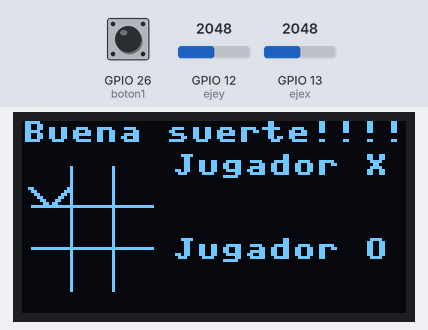
This program was run on a simulated ESP32 board running MicroPython. On the bench: 128×64 one-colour display. Inputs (shaded band) come from the test bench; at power-on: GPIO 12 (ejey) = 2048, GPIO 26 (boton1) HIGH, GPIO 13 (ejex) = 2048 (analog values on the 0–4095 scale).

Above: at 1.2 s.
1.3 s: GPIO 12 (ejey) set to 0
At 1.67 s:
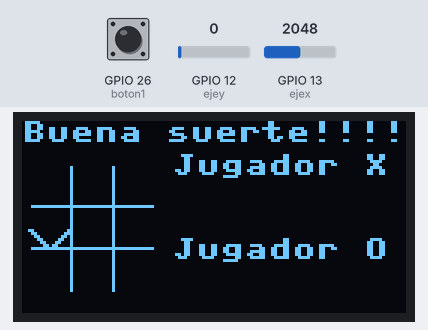
3.2 s: GPIO 26 (boton1) pulled LOW for 0.15 s
At 4.1 s:
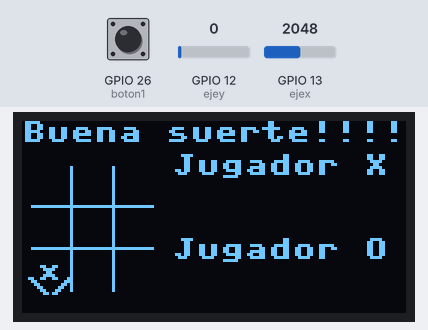
4.9 s: GPIO 13 (ejex) set to 4095
At 6.1 s:
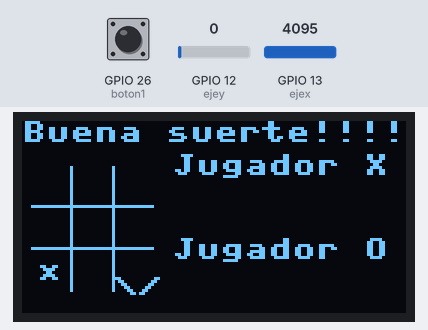
6.8 s: GPIO 26 (boton1) pulled LOW for 0.15 s
At 7.4 s:
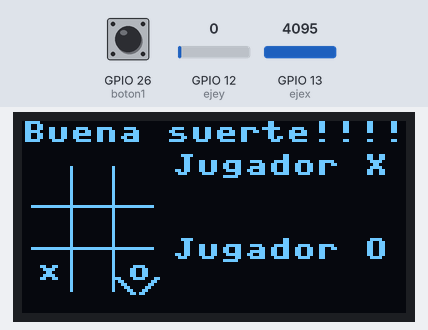
8.5 s: GPIO 12 (ejey) set to 4095
At 9.5 s:
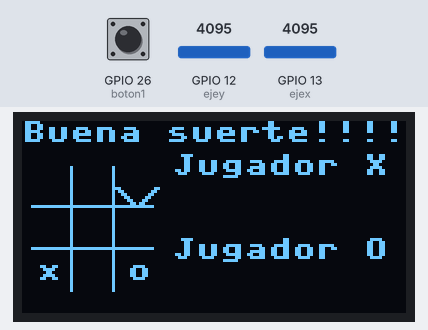
10.5 s: GPIO 13 (ejex) set to 0
At 11.6 s:
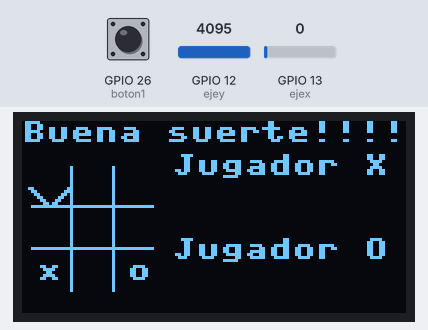
Timing chart, 0 to 13.4 s (numbered marks = the images above; inputs shaded):
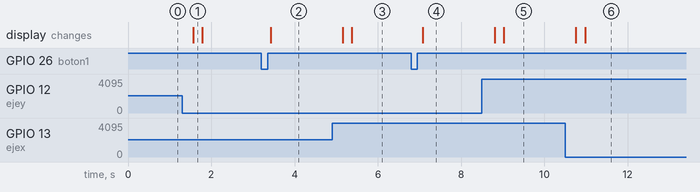

Measured:
- after the input at 1.3 s, the display: changes after 0.26 s (image 1)
- after the input at 3.2 s, the display: changes after 0.23 s (image 2)
- after the input at 4.9 s, the display: first changes after 0.25 s (image 3 shows a later state)
- after the input at 6.8 s, the display: changes after 0.28 s (image 4)
- after the input at 8.5 s, the display: first changes after 0.30 s (image 5 shows a later state)
- after the input at 10.5 s, the display: first changes after 0.25 s (image 6 shows a later state)

The program:

main.py
```python
from machine import Pin, ADC, I2C
from ssd1306 import SSD1306_I2C
from utime import sleep_ms,sleep
import random

contx=0
conty=0
winx=0
winy=0
casillas=0
click=0
posO=[1,2,3,4,5,6,7,8,9]

ancho=128
alto=64
ejex= ADC(Pin(13))
ejex.atten(ADC.ATTN_11DB)
ejex.width(ADC.WIDTH_12BIT)

boton1=Pin(26,Pin.IN,Pin.PULL_UP)

ejey= ADC(Pin(12))
ejey.atten(ADC.ATTN_11DB)
ejey.width(ADC.WIDTH_12BIT)

i2c = I2C(0, scl=Pin(22), sda=Pin(23))
oled = SSD1306_I2C(ancho, alto, i2c)

def seleccionar(contx, conty, casillas):
    if(contx==0 and conty==0):
        oled.text("\/", 1,21, 10)
        casillas=1
    else:
        oled.text(" ", 1, 21, 10)

    if(contx==1 and conty==0):
        oled.text("\/", 15, 21, 10)
        casillas=2
    else:
        oled.text(" ", 15, 21, 10)

    if(contx==2 and conty==0):
        oled.text("\/", 30, 21, 10)
        casillas=3
    else:
        oled.text(" ", 30, 21, 10)

    if(contx==0 and conty==1):
        oled.text("\/", 1, 35, 10)
        casillas=4
    else:
        oled.text(" ", 1, 35, 10)

    if(contx==1 and conty==1):
        oled.text("\/", 15, 35, 10)
        casillas=5
    else:
        oled.text(" ", 15, 35, 10)
    if(contx==2 and conty==1):
        oled.text("\/", 30, 35, 10)
        casillas=6
    else:
        oled.text(" ", 30, 35, 10)

    if(contx==0 and conty==2):
        oled.text("\/", 1, 51, 10)
        casillas=7
    else:
        oled.text(" ", 1, 51, 10)

    if(contx==1 and conty==2):
        oled.text("\/", 15, 51, 10)
        casillas=8
    else:
        oled.text(" ", 15, 51, 10)

    if(contx==2 and conty==2):
        oled.text("\/", 30, 51, 10)
        casillas=9
    else:
        oled.text(" ", 30, 51, 10)

matriz=[[2,2,2],
        [2,2,2],
        [2,2,2],
        ]
matriztxt=[["","",""],
           ["","",""],
           ["","",""]]

def ponerXyO(casillas, click,turno):

  contador= turno

  if(turno==0):

    if(click==1 and matriz[0][0]==2):
        matriz[0][0]=1
        matriztxt[0][0]="x"
        contador=not contador
    if(click==2 and matriz[0][1]==2):
        matriz[0][1]=1
        matriztxt[0][1]="x"
        contador=not contador
    if(click==3 and matriz[0][2]==2):
        matriz[0][2]=1
        matriztxt[0][2]="x"
        contador=not contador
    if(click==4 and matriz[1][0]==2):
        matriz[1][0]=1
        matriztxt[1][0]="x"
        contador=not contador
    if(click==5 and matriz[1][1]==2):
        matriz[1][1]=1
        matriztxt[1][1]="x"
        contador=not contador
    if(click==6 and matriz[1][2]==2):
        matriz[1][2]=1
        matriztxt[1][2]="x"
        contador=not contador
    if(click==7 and matriz[2][0]==2):
        matriz[2][0]=1
        matriztxt[2][0]="x"
        contador=not contador
    if(click==8 and matriz[2][1]==2):
        matriz[2][1]=1
        matriztxt[2][1]="x"
        contador=not contador
    if(click==9 and matriz[2][2]==2):
        matriz[2][2]=1
        matriztxt[2][2]="x"
        contador=not contador


  else:

    if(click==1 and matriz[0][0]==2):
      matriz[0][0]=0
      matriztxt[0][0]="o"
      contador=not contador
    if(click==2 and matriz[0][1]==2):
      matriz[0][1]=0
      matriztxt[0][1]="o"
      contador=not contador
    if(click==3 and matriz[0][2]==2):
      matriz[0][2]=0
      matriztxt[0][2]="o"
      contador=not contador
    if(click==4 and matriz[1][0]==2):
      matriz[1][0]=0
      matriztxt[1][0]="o"
      contador=not contador
    if(click==5 and matriz[1][1]==2):
      matriz[1][1]=0
      matriztxt[1][1]="o"
      contador=not contador
    if(click==6 and matriz[1][2]==2):
      matriz[1][2]=0
      matriztxt[1][2]="o"
      contador=not contador
    if(click==7 and matriz[2][0]==2):
      matriz[2][0]=0
      matriztxt[2][0]="o"
      contador=not contador
    if(click==8 and matriz[2][1]==2):
      matriz[2][1]=0
      matriztxt[2][1]="o"
      contador=not contador
    if(click==9 and matriz[2][2]==2):
      matriz[2][2]=0
      matriztxt[2][2]="o"
      contador=not contador

  oled.text(matriztxt[0][0], 5, 16, 1)
  oled.text(matriztxt[0][1], 20, 16, 1)
  oled.text(matriztxt[0][2], 35, 16, 1)

  oled.text(matriztxt[1][0], 5, 31, 1)
  oled.text(matriztxt[1][1], 20, 31, 1)
  oled.text(matriztxt[1][2], 35, 31, 1)

  oled.text(matriztxt[2][0], 5, 46, 1)
  oled.text(matriztxt[2][1], 20, 46, 1)
  oled.text(matriztxt[2][2], 35, 46, 1)

  return contador
def refrescar (oled):

    seleccionar(contx, conty, casillas)


    oled.show()

def Comprobar_partida():

  victoria=False

  for i in range(len(matriz)):
    if matriz[i][0]!=2 and matriz[i][1]!=2 and matriz[i][2]!=2 and (matriz[i][0]==matriz[i][1] and matriz[i][1]==matriz[i][2]):
      if matriz[i][0]==0:
        return 0
      else:
        return 1
        victoria=True
  for i in range(len(matriz[0])):
    if matriz[0][i]!=2 and matriz[1][i]!=2 and matriz[2][i]!=2 and (matriz[0][i]==matriz[1][i] and matriz[1][0]==matriz[2][i]):
      if matriz[0][i]==0:
        return 0
        victoria=True
      else:
        return 1
        victoria=True
  if matriz[1][1]!=2 and ((matriz[0][0]==matriz[1][1] and matriz[1][1]==matriz[2][2]) or (matriz[0][2]==matriz[1][1] and matriz[1][1]==matriz[2][0])):
    if matriz[1][1]==0:
      return 0
      victoria=True
    else:
      return 1
      victoria=True

  empate=True

  for i in range(len(matriz)):
    for j in range(len(matriz[0])):
      if matriz[i][j]==2:
        empate=False

  if empate==True and victoria==False:
    return 2

  return 3
def vaciar_matrices():
  for i in range(len(matriz)):
    for j in range(len(matriz[i])):
      matriz[i][j]=2
      matriztxt[i][j]=""

contador=0
end=False

while True:

  estado=Comprobar_partida()

  if estado==0:
    click=0
    oled.fill(0)
    vaciar_matrices()
    oled.text("Gano o", 55,52,1)
    oled.line(16,15,16,56,1)
    oled.line(30,15,30,56,1)
    oled.line(3,28,43,28,1)
    oled.line(3,42,43,42,1)
    oled.text("Buena suerte!!!!!!!", 0, 00,1)
    oled.text("Jugador X", 50,11,1)
    oled.text("Jugador O", 50,39,1)
    oled.show()
    sleep(2)
    vaciar_matrices()

  if estado==1:
    click=0
    oled.fill(0)
    vaciar_matrices()
    oled.text("Gano x", 55,25,1)
    oled.line(16,15,16,56,1)
    oled.line(30,15,30,56,1)
    oled.line(3,28,43,28,1)
    oled.line(3,42,43,42,1)
    oled.text("Buena suerte!!!!!!!", 0, 00,1)
    oled.text("Jugador X", 50,11,1)
    oled.text("Jugador O", 50,39,1)
    oled.show()
    sleep(2)

  if estado==2:
    click=0
    oled.fill(0)
    vaciar_matrices()
    oled.text("Buena suerte!!!!!!!", 0, 00,1)
    oled.text("Empate", 37, 27, 1)
    oled.show()
    sleep(2)

  oled.line(16,15,16,56,1)
  oled.line(30,15,30,56,1)
  oled.line(3,28,43,28,1)
  oled.line(3,42,43,42,1)

  oled.text("Buena suerte!!!!!!!", 0, 00,1)
  oled.text("Jugador X", 50,11,1)
  oled.text("Jugador O", 50,39,1)

  tempx=ejex.read()
  tempy=ejey.read()

  if(estado==1):
    winx=winx+1
    print(winx)
    sleep(1)
  if(estado==0):
    winy=winy+1
    print (winy)
    sleep(1)


  ##print (tempy)
  ##print (tempx)+++++++++++++++++++++++++++++++++++++++++++++++++++++++++
  if(tempx==4095 and contx!=2):
      contx=contx+1
      sleep_ms(200)
  if(tempx==0 and contx!=0):
      contx=contx-1
      sleep_ms(200)
  if(tempy==0 and conty!=2):
      conty=conty+1
      sleep_ms(200)
  if(tempy==4095 and conty!=0):
      conty=conty-1
      sleep_ms(200)

  if(contx==0 and conty==0):
      casillas=1
  if(contx==1 and conty==0):
      casillas=2
  if(contx==2 and conty==0):
      casillas=3
  if(contx==0 and conty==1):
      casillas=4
  if(contx==1 and conty==1):
      casillas=5
  if(contx==2 and conty==1):
      casillas=6
  if(contx==0 and conty==2):
      casillas=7
  if(contx==1 and conty==2):
      casillas=8
  if(contx==2 and conty==2):
      casillas=9

  if(not boton1.value()):
      click=casillas
      sleep_ms(200)

  contador=ponerXyO(casillas, click, contador)
  refrescar(oled)

  oled.show()
  oled.fill(0)
```
